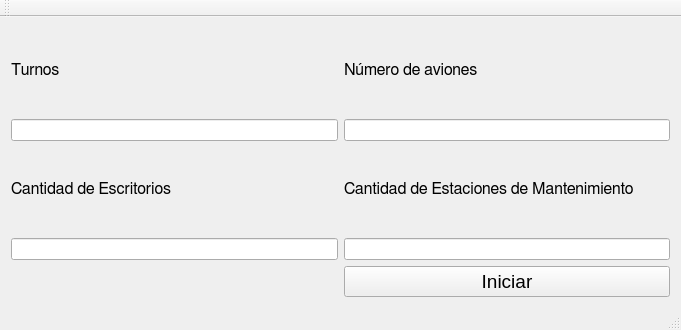
<?xml version="1.0" encoding="UTF-8"?>
<ui version="4.0">
 <class>MainWindow</class>
 <widget class="QMainWindow" name="MainWindow">
  <property name="geometry">
   <rect>
    <x>0</x>
    <y>0</y>
    <width>681</width>
    <height>330</height>
   </rect>
  </property>
  <property name="windowTitle">
   <string>MainWindow</string>
  </property>
  <widget class="QWidget" name="centralWidget">
   <layout class="QGridLayout" name="gridLayout">
    <item row="0" column="0">
     <widget class="QLabel" name="label">
      <property name="font">
       <font>
        <family>FreeSans</family>
        <pointsize>12</pointsize>
       </font>
      </property>
      <property name="text">
       <string>Turnos</string>
      </property>
     </widget>
    </item>
    <item row="0" column="1">
     <widget class="QLabel" name="label_2">
      <property name="font">
       <font>
        <family>FreeSans</family>
        <pointsize>12</pointsize>
       </font>
      </property>
      <property name="text">
       <string>Número de aviones</string>
      </property>
     </widget>
    </item>
    <item row="1" column="0">
     <widget class="QLineEdit" name="lineEdit"/>
    </item>
    <item row="1" column="1">
     <widget class="QLineEdit" name="lineEdit_2"/>
    </item>
    <item row="2" column="0">
     <widget class="QLabel" name="label_3">
      <property name="font">
       <font>
        <family>FreeSans</family>
        <pointsize>12</pointsize>
       </font>
      </property>
      <property name="text">
       <string>Cantidad de Escritorios</string>
      </property>
     </widget>
    </item>
    <item row="2" column="1">
     <widget class="QLabel" name="label_4">
      <property name="font">
       <font>
        <family>FreeSans</family>
        <pointsize>12</pointsize>
       </font>
      </property>
      <property name="text">
       <string>Cantidad de Estaciones de Mantenimiento</string>
      </property>
     </widget>
    </item>
    <item row="3" column="0">
     <widget class="QLineEdit" name="lineEdit_3"/>
    </item>
    <item row="3" column="1">
     <widget class="QLineEdit" name="lineEdit_4"/>
    </item>
    <item row="4" column="1">
     <widget class="QPushButton" name="pushButton">
      <property name="font">
       <font>
        <pointsize>14</pointsize>
       </font>
      </property>
      <property name="text">
       <string>Iniciar</string>
      </property>
     </widget>
    </item>
   </layout>
  </widget>
  <widget class="QMenuBar" name="menuBar">
   <property name="geometry">
    <rect>
     <x>0</x>
     <y>0</y>
     <width>681</width>
     <height>25</height>
    </rect>
   </property>
  </widget>
  <widget class="QToolBar" name="mainToolBar">
   <attribute name="toolBarArea">
    <enum>TopToolBarArea</enum>
   </attribute>
   <attribute name="toolBarBreak">
    <bool>false</bool>
   </attribute>
  </widget>
  <widget class="QStatusBar" name="statusBar"/>
 </widget>
 <layoutdefault spacing="6" margin="11"/>
 <resources/>
 <connections/>
</ui>
